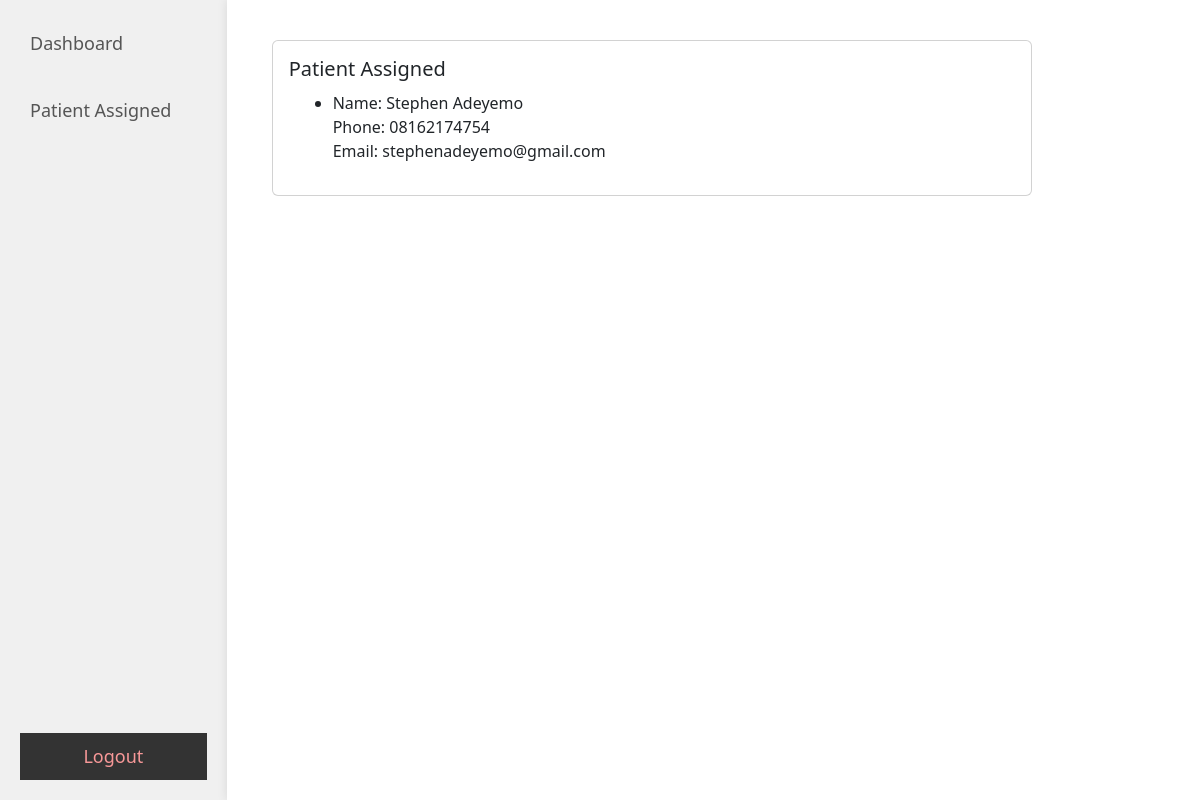
The app's page /patient_assign (signed in) with its own data.
### tables this page shows
CREATE TABLE users (
        id INTEGER PRIMARY KEY AUTOINCREMENT,
        firstname TEXT,
        lastname TEXT,
        username TEXT,
        email TEXT,
        password TEXT,
        phone TEXT,
        address TEXT,
        state TEXT
    , doctor_id INT);

### app.py (the view)
@app.route('/patient_assign')
def patient_assign():
    doctor_id = session.get('doctor_id')
    print(f"Doctor ID: {doctor_id}")
    conn = get_db_connection()
    cur = conn.cursor()
    cur.execute('SELECT * FROM users WHERE doctor_id = ?', (doctor_id,))
    patients = cur.fetchall()
    conn.close()
    return render_template('patient_assign.html', patients=patients)

### app.py (called while the page is built)
def get_db_connection():
    conn = sqlite3.connect('database.db')
    conn.row_factory = sqlite3.Row
    return conn

### templates/patient_assign.html (shortened to what this page needs)
<!DOCTYPE html>
<html>
  <head>
    <link
      rel="stylesheet"
      type="text/css"
      href="{{ url_for('static', filename='css/user_dashboard.css') }}"
    />
    <link
      rel="stylesheet"
      type="text/css"
      href="{{ url_for('static', filename='css/user_profile.css') }}"
    />
    <link
      href="https://cdn.jsdelivr.net/npm/bootstrap@5.2.3/dist/css/bootstrap.min.css"
      rel="stylesheet"
    />
  </head>
  <body>
    <div class="dashboard-container">
      <div class="dashboard-content">
        <div class="dashboard-links">
          <ul>
            <li><a href="{{ url_for('doctor_dashboard') }}">Dashboard</a></li>
            <li>
            <li><a href="{{ url_for('patient_assign') }}">Patient Assigned</a></li>
            </li>
          </ul>
          <button>
            <a href="{{ url_for('logout') }}" class="logout">Logout</a>
          </button>
        </div>
      </div>
      <div class="profile-container">
        <div class="profile-info">
          <div class="card">
            <div class="card-body">
              <h2 class="card-title">Patient Assigned</h2>
              <div class="container">
    <ul>
        {% for patient in patients %}
            <li>
                Name: {{ patient.firstname }} {{ patient.lastname }}<br>
                Phone: {{ patient.phone }}<br>
                Email: {{ patient.email }}<br>
            </li>
        {% endfor %}
            </div>
            </div>
          </div>
        </div>
      </div>
    </div>
  </body>
</html>

### static/css/user_dashboard.css (style rules this page uses)
html, body { background-color: cyan; margin: 0; padding: 0; }
.dashboard-container { display: flex; width: 100%; min-height: 100vh; }
.dashboard-content { flex: 1; order: 1; background-color: #f0f0f0; padding: 20px; box-shadow: 0 0 10px rgba(0, 0, 0, 0.1); max-height: 100vh; overflow-y: auto; scrollbar-width: none; }
.dashboard-links { display: flex; flex-direction: column; height: 100%; justify-content: space-between; }
.dashboard-links ul { list-style-type: none; padding: 0; }
.dashboard-links ul li { margin-bottom: 20px; }
.dashboard-links ul a { text-decoration: none; font-size: 18px; color: #555; display: block; padding: 10px 10px; width: max-content; border-radius: 5px; transition: 0.3s all ease-in-out; }
button { background-color: #333333; text-align: center; border: none; padding: 10px; cursor: pointer; margin-bottom: 80px; }
button a { text-decoration: none; font-size: 18px; color: rgb(247, 152, 152); }

### static/css/user_profile.css (style rules this page uses)
body { font-family: Arial, sans-serif; }
.profile-container { flex: 5; order: 2; text-align: justify; padding: 20px; background-color: #fff; box-shadow: 0 0 10px rgba(0, 0, 0, 0.1); max-height: 100vh; overflow-y: auto; }
.profile-info { padding: 20px; border-radius: 5px; margin-left: 5px; max-width: 800px; }
.profile-info h2 { font-size: 20px; margin-bottom: 10px; }

### records on screen
users: firstname "Stephen", lastname "Adeyemo", phone "08162174754", email "stephenadeyemo@gmail.com"
